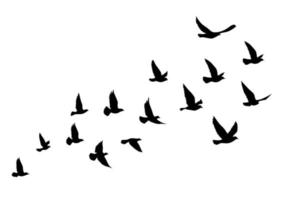
#> input picture opencvPython/data/birds.jpg, 283 x 200 px
$ python contour.py
#> lines starting #> are read from the running program, lines starting #| are printed output that depends on the picture; after the words box and inside, x2 and y2 are one past the last pixel; in counts of white or black regions, pixels touching at a corner belong together
# feekra
import os

import cv2

img = cv2.imread(os.path.join('.',  'data', 'birds.jpg'))
#> img is the input picture: shape (200, 283, 3); min 0, max 255, mean 241.7

img_gray = cv2.cvtColor(img, cv2.COLOR_BGR2GRAY)

ret, thresh = cv2.threshold(img_gray, 127, 255, cv2.THRESH_BINARY_INV)
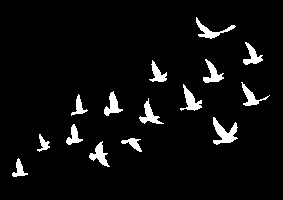
#> thresh: shape (200, 283); 5.1% white; 15 white regions

contours, hierarchy = cv2.findContours(thresh, cv2.RETR_TREE, cv2.CHAIN_APPROX_SIMPLE)
#> contours = 15 contours; largest, box (x1, y1, x2, y2) and area: (213, 117, 238, 145) 282, (180, 84, 202, 111) 194, (89, 141, 110, 167) 183, (196, 17, 236, 39) 182, (139, 98, 164, 124) 179

for cnt in contours:
    if cv2.contourArea(cnt) > 150:  # cv2.drawContours(img, cnt, -1, (0, 255, 0) , 1)

        x1, y1, a, b = cv2.boundingRect(cnt)

        cv2.rectangle(img, (x1, y1), (x1 + a, y1 + b), (0, 255, 0), 2)
#> this loop made 15 passes
#> (x1, y1, a, b) on passes 2, 6, 7, 9, 10, 11, 13, 14, 15: (89, 141, 21, 26), (213, 117, 25, 28), (139, 98, 25, 26), (104, 91, 19, 25), (180, 84, 22, 27), (241, 82, 29, 24), (203, 59, 21, 24), (243, 42, 20, 23), (196, 17, 40, 22)
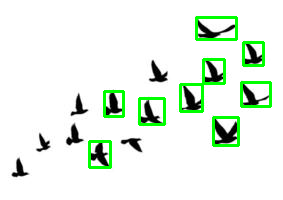
#> img: shape (200, 283, 3); 4.67% of pixels changed, all inside (x1, y1, x2, y2) = (88, 16, 272, 169)

cv2.imshow('img', img)
cv2.imshow('img_gray', img_gray)
cv2.imshow('thresh', thresh)
cv2.waitKey(0)

$ run again, with opencvPython/data/board.jpg copied over opencvPython/data/birds.jpg
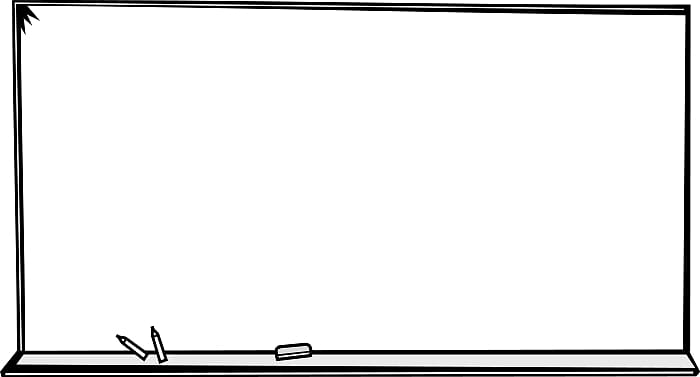
#> input picture opencvPython/data/board.jpg, 700 x 377 px
#> img is the input picture: shape (377, 700, 3); min 0, max 255, mean 236.4
#> `ret, thresh = cv2.threshold(img_gray, 127, 255, cv2.THRESH_BINARY_INV)`:
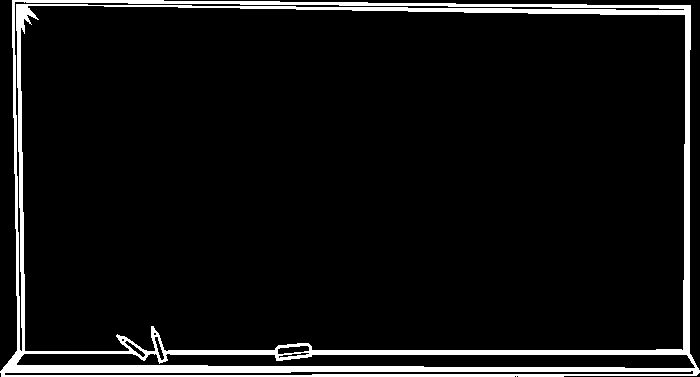
#> thresh: shape (377, 700); 7.2% white; 1 white region
#> contours = 11 contours, 2 with area under 20; largest, box (x1, y1, x2, y2) and area: (0, 0, 700, 377) 252246, (20, 5, 686, 352) 224834, (16, 353, 696, 369) 8070, (14, 1, 685, 352) 2441, (4, 370, 694, 376) 2088
#> the loop `for cnt in contours:` made 11 passes
#> (x1, y1, a, b) on passes 1, 2, 3, 5, 10, 11: (0, 0, 700, 377), (4, 370, 690, 6), (16, 353, 680, 16), (277, 345, 33, 10), (20, 5, 666, 347), (14, 1, 671, 351)
#> after the loop `for cnt in contours:`:
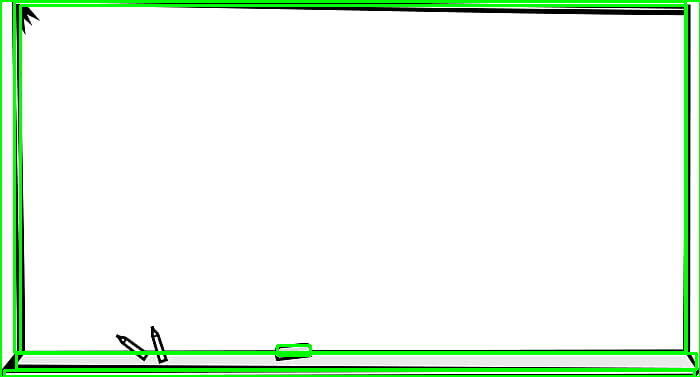
#> img: shape (377, 700, 3); 6% of pixels changed, all inside (x1, y1, x2, y2) = (0, 0, 700, 377)

$ run again, with opencvPython/data/cat.jpg copied over opencvPython/data/birds.jpg
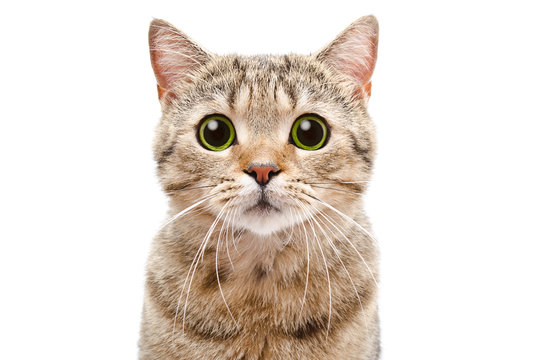
#> input picture opencvPython/data/cat.jpg, 543 x 360 px
#> img is the input picture: shape (360, 543, 3); mean B, G, R 210.6, 219.2, 229
#> `ret, thresh = cv2.threshold(img_gray, 127, 255, cv2.THRESH_BINARY_INV)`:
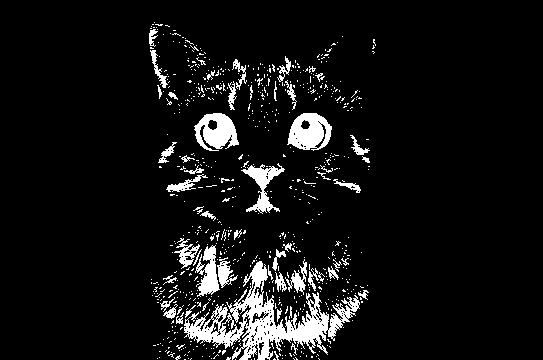
#> thresh: shape (360, 543); 7.4% white; 710 white regions (657 under 20 px)
#> contours = 1046 contours, 997 with area under 20; largest, box (x1, y1, x2, y2) and area: (184, 261, 360, 360) 5100, (287, 113, 332, 151) 1206, (194, 113, 239, 151) 1050, (241, 163, 285, 214) 668, (195, 245, 220, 297) 592
#> the loop `for cnt in contours:` made 1046 passes
#> (x1, y1, a, b) on passes 260, 470, 485, 526, 557, 654, 686, 755: (184, 261, 176, 99), (285, 259, 22, 36), (217, 257, 21, 31), (195, 245, 25, 52), (174, 238, 26, 31), (166, 174, 42, 18), (241, 163, 44, 51), (287, 113, 45, 38)
#> after the loop `for cnt in contours:`:
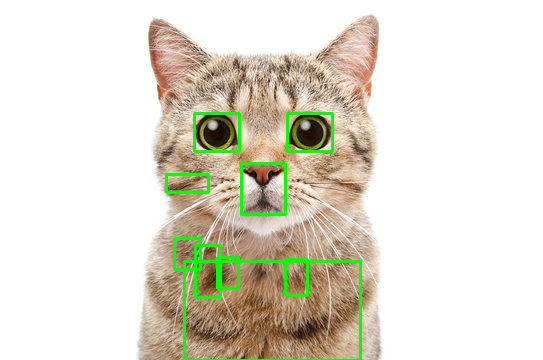
#> img: shape (360, 543, 3); 2.31% of pixels changed, all inside (x1, y1, x2, y2) = (165, 112, 362, 360)
